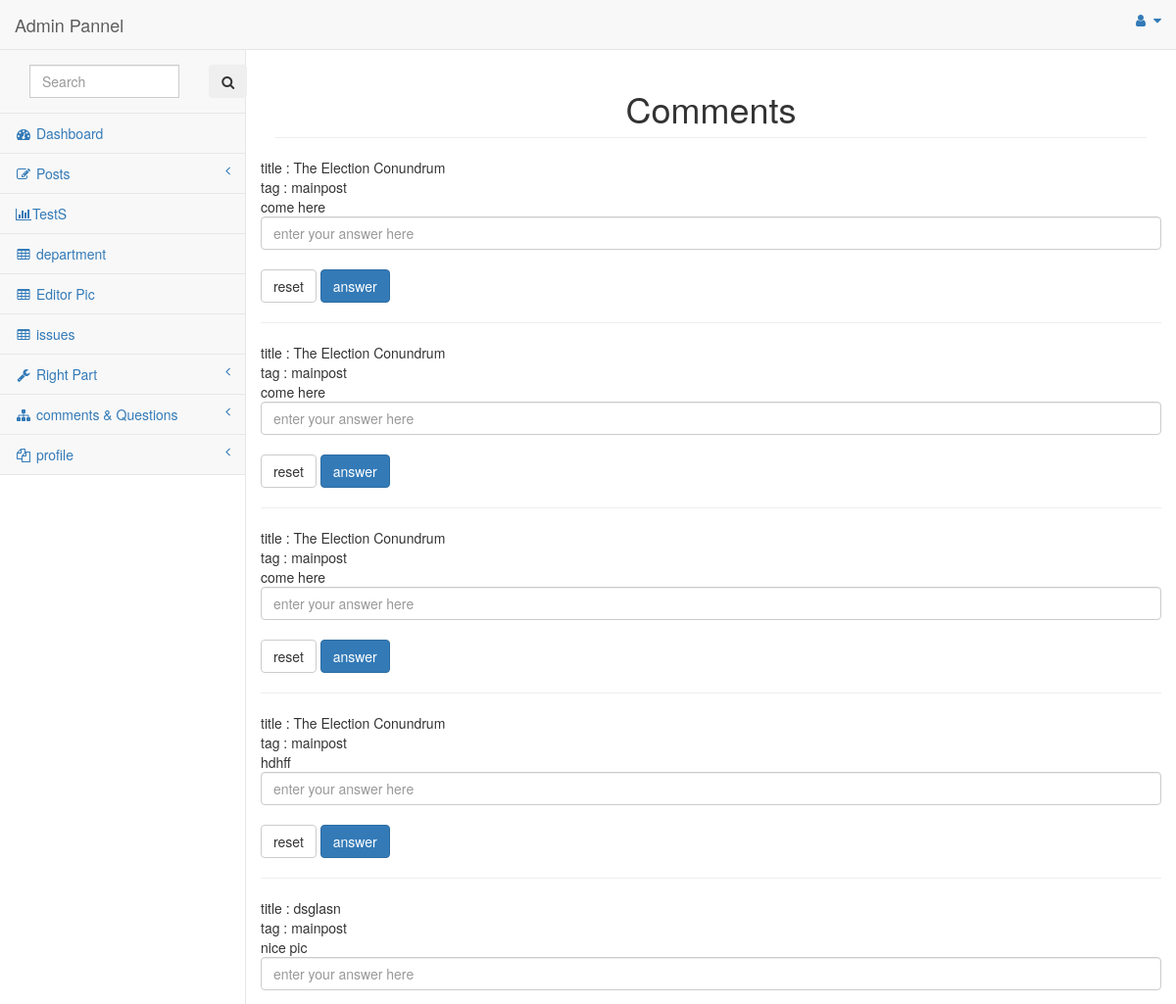
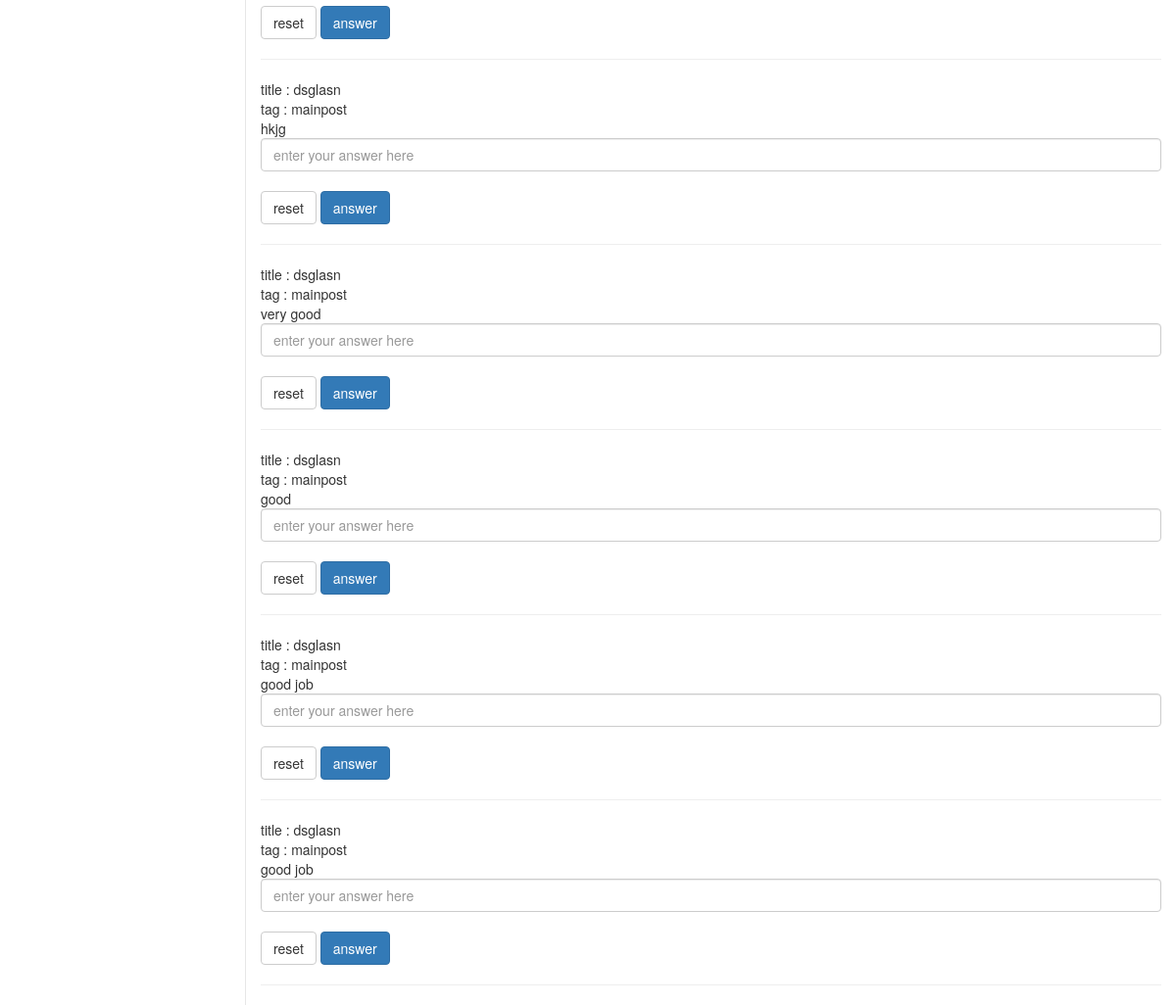
The page /index.php/redirect/Comment on the database its author committed (2 pictures, top to bottom).
### tables this page shows
CREATE TABLE IF NOT EXISTS `comment` (
  `id` int(225) NOT NULL AUTO_INCREMENT,
  `comment` text NOT NULL,
  `article_id` int(225) NOT NULL,
  `article_tag` varchar(255) NOT NULL,
  `article_title` varchar(255) NOT NULL,
  `user_id` int(225) NOT NULL,
  `commenting_user` varchar(225) NOT NULL,
  `answer` varchar(255) NOT NULL,
  `answering_user` varchar(225) NOT NULL,
  PRIMARY KEY (`id`)
);

### application/controllers/Redirect.php (called while the page is built, shortened)
<?php
class Redirect extends MY_Controller
{
	public function Comment()
	{
		$this->load->model('fetchmodel');
		$data['comments']=$this->fetchmodel->Comment();
         $this->load->view('admin/Comment',$data);
	}
}
?>

### index.php (called while the page is built, shortened)
<?php
require_once BASEPATH.'core/CodeIgniter.php';

### application/models/fetchmodel.php (called while the page is built, shortened)
<?php
class Fetchmodel extends CI_Model
{
         public function comment()
        {
        	  $q=$this->db->select('*')
                        ->get('comment');
                     return $q->result();
        }
}
?>

### application/views/admin/Comment.php (the view, shortened to what this page needs)
<?php include('admin_header.php'); ?>
  <div id="page-wrapper">
            <div class="row">
                <div class="col-lg-12">
                    <h1 class="page-header" style="text-align: center;">Comments</h1>
                </div>
                <?php  foreach($comments as $comment):
                    if($comment->answer==NULL):
                 ?>
                	<?php echo form_open('admin/comment')?>
                <span>title : </span><?php echo $comment->article_title ?><br>
                <span>tag : </span><?php echo $comment->article_tag ?><br>
                	<?php echo $comment->comment ?><br>
                	<?php echo form_input(['name'=>'answer','type'=>'text','placeholder'=>'enter your answer here','class'=>'form-control','value'=>set_value('answer')]) ?>
                	<br>
                	 <?php  echo form_reset(['name'=>'submit','value'=>'reset','class'=>'btn btn-default']) ?>
    <?php  echo form_submit(['name'=>'submit','value'=>'answer','class'=>'btn btn-primary']) ?>
    <?php echo form_close(); ?>
                   <hr>
                <?php
            endif;
                 endforeach; ?>
            </div>
    </div>
<?php include('admin_footer.php'); ?>

### rows shown on the page
comment: article_title "The Election Conundrum", article_tag "mainpost", comment "come here"
comment: article_title "The Election Conundrum", article_tag "mainpost", comment "come here"
comment: article_title "The Election Conundrum", article_tag "mainpost", comment "come here"
comment: article_title "The Election Conundrum", article_tag "mainpost", comment "hdhff"
comment: article_title "dsglasn", article_tag "mainpost", comment "nice pic"
comment: article_title "dsglasn", article_tag "mainpost", comment "hkjg"
comment: article_title "dsglasn", article_tag "mainpost", comment "very good"
comment: article_title "dsglasn", article_tag "mainpost", comment "good"
comment: article_title "dsglasn", article_tag "mainpost", comment "good job"
comment: article_title "dsglasn", article_tag "mainpost", comment "good job"
